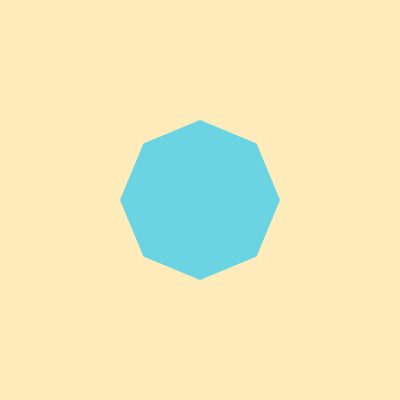
Frame 1 (no input)
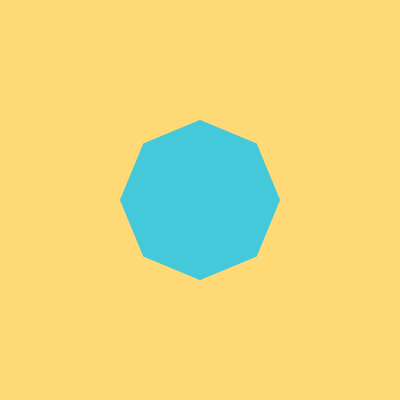
Frame 60 (no input)
Frame 120 (the mouse pressed at the canvas centre since frame 60): identical to frame 60, image omitted

The p5.js sketch that drew these frames (run headless with seeded random() and noise() and a simulated clock; from frame 60 on, the mouse is pressed at the canvas centre):

// p5.js sketch
// ── sketch.js
function setup() {
 createCanvas(400, 400);
}

function draw() {
    background('rgba(255, 218, 119, 0.5)');
    watercolor = new Watercolor(width/2, height/2, 80, 8);
    watercolor.paint();
}

class Point {
    constructor(x, y) {
        this.x = x;
        this.y = y;
    }
}

class Edge {
    constructor(points){
        this.first = points[0];
        this.second = points[1];
    }

    findLength(vertices) {
        return Math.pow(Math.pow(Math.abs(this.first.x - this.second.x), 2) + Math.pow(Math.abs(this.first.x - this.second.x), 2), 0.5);
    }

    getMidpoint(vertices) {
        return new Point((this.first.x + this.second.x)/2, (this.first.y + this.second.y)/2)
    }
}

class Watercolor {
    constructor(x, y, radius, npoints) {
        this.vertices = [];
        this.makePolygon(x, y, radius, npoints);
    }

    paint() {
        fill('rgba(0, 195, 255, 0.58)');
        noStroke();
        beginShape();
        this.vertices.forEach( (pt) => { return vertex(pt.x, pt.y); } );
        endShape();
    }

    makePolygon(x, y, radius, npoints) {
        var angle,
            sx,
            sy
        angle = TWO_PI / npoints;
        for (let i=0; i < TWO_PI; i+=angle) {
            sx = x + cos(i) * radius;
            sy = y + sin(i) * radius;
            this.vertices.push(new Point(sx, sy));
        }
    }

    distort(neighboringVertices) {
        var length,
            angle,
            magnitude,
            vertex
        length = getEdge(neighboringVertices);
        // pick starting point on edge, vary a lil
        vertex = getMidpoint(vertices);
        // pick angle for breaking edge
        angle = randomGaussian(HALF_PI, HALF_PI * .1)
        // pick magnitude of distortion, vary w/ length

        // get new vertex
    }
}
